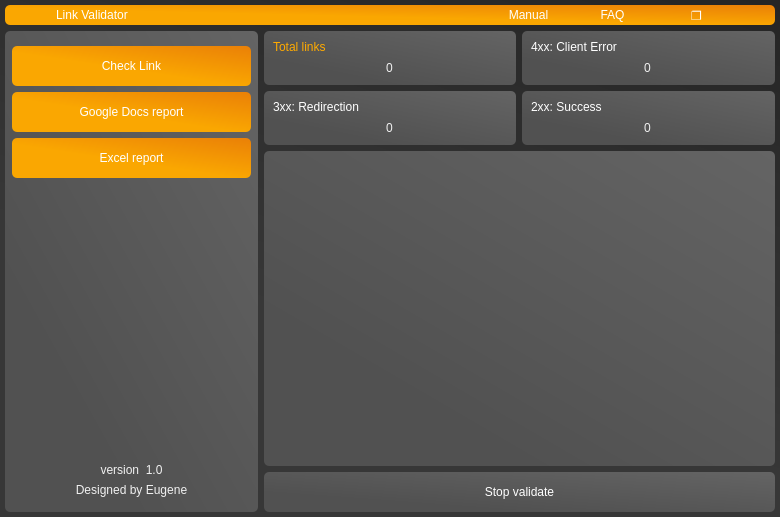
<?xml version="1.0" encoding="UTF-8"?>
<ui version="4.0">
 <class>LinkValidator</class>
 <widget class="QMainWindow" name="LinkValidator">
  <property name="geometry">
   <rect>
    <x>0</x>
    <y>0</y>
    <width>780</width>
    <height>517</height>
   </rect>
  </property>
  <property name="windowTitle">
   <string>MainWindow</string>
  </property>
  <property name="styleSheet">
   <string notr="true">background-color: qlineargradient(spread:pad, x1:0.625, y1:0.744, x2:1, y2:0, stop:0 rgba(55, 55, 55, 255), stop:1 rgba(37, 37, 37, 255));
color: rgb(240, 240, 240);
border-radius: 5%;
font: 10pt &quot;Arial&quot;;

</string>
  </property>
  <widget class="QWidget" name="centralwidget">
   <layout class="QGridLayout" name="gridLayout" rowminimumheight="0,0,0,0,40">
    <property name="leftMargin">
     <number>5</number>
    </property>
    <property name="topMargin">
     <number>5</number>
    </property>
    <property name="rightMargin">
     <number>5</number>
    </property>
    <property name="bottomMargin">
     <number>5</number>
    </property>
    <property name="horizontalSpacing">
     <number>6</number>
    </property>
    <item row="4" column="1" colspan="2">
     <widget class="QPushButton" name="stopValidateButton">
      <property name="enabled">
       <bool>false</bool>
      </property>
      <property name="sizePolicy">
       <sizepolicy hsizetype="Preferred" vsizetype="Minimum">
        <horstretch>0</horstretch>
        <verstretch>0</verstretch>
       </sizepolicy>
      </property>
      <property name="cursor">
       <cursorShape>PointingHandCursor</cursorShape>
      </property>
      <property name="styleSheet">
       <string notr="true">QPushButton {
	background-color: qlineargradient(spread:pad, x1:0.272727, y1:0.767, x2:1, y2:0, stop:0 rgba(81, 81, 81, 255), stop:1 rgba(100, 100, 100, 255));
	border-radius: 5%;
	color: rgb(255, 255, 255);
	font: 87 8pt &quot;Arial Black&quot;;
	
}

QPushButton:hover {
	background-color: qlineargradient(spread:pad, x1:0.472, y1:0.585, x2:1, y2:0, stop:0.00568182 rgba(250, 167, 1, 255), stop:1 rgba(234, 128, 7, 255));
	border-radius: 5%;
	color: rgb(255, 255, 255);
	font: 87 10pt &quot;Arial Black&quot;;
	transition: 0.3s ease;
}</string>
      </property>
      <property name="text">
       <string>Stop validate</string>
      </property>
     </widget>
    </item>
    <item row="0" column="0" colspan="3">
     <widget class="QWidget" name="Header" native="true">
      <property name="styleSheet">
       <string notr="true">background-color: qlineargradient(spread:pad, x1:0.472, y1:0.585, x2:1, y2:0, stop:0.00568182 rgba(250, 167, 1, 255), stop:1 rgba(234, 128, 7, 255));</string>
      </property>
      <layout class="QHBoxLayout" name="horizontalLayout" stretch="1,2,2,9,2,2,2,1">
       <property name="spacing">
        <number>5</number>
       </property>
       <property name="sizeConstraint">
        <enum>QLayout::SetDefaultConstraint</enum>
       </property>
       <property name="leftMargin">
        <number>0</number>
       </property>
       <property name="topMargin">
        <number>0</number>
       </property>
       <property name="rightMargin">
        <number>0</number>
       </property>
       <property name="bottomMargin">
        <number>0</number>
       </property>
       <item>
        <spacer name="horizontalSpacer">
         <property name="orientation">
          <enum>Qt::Horizontal</enum>
         </property>
         <property name="sizeHint" stdset="0">
          <size>
           <width>40</width>
           <height>20</height>
          </size>
         </property>
        </spacer>
       </item>
       <item>
        <widget class="QLabel" name="imgLogo">
         <property name="sizePolicy">
          <sizepolicy hsizetype="Maximum" vsizetype="Minimum">
           <horstretch>0</horstretch>
           <verstretch>0</verstretch>
          </sizepolicy>
         </property>
         <property name="styleSheet">
          <string notr="true">background-color: qlineargradient(spread:pad, x1:0, y1:0, x2:1, y2:0, stop:0 rgba(0, 0, 0, 0), stop:1 rgba(255, 255, 255, 0));</string>
         </property>
         <property name="text">
          <string/>
         </property>
         <property name="pixmap">
          <pixmap>image/linkvalidlogo.png</pixmap>
         </property>
        </widget>
       </item>
       <item>
        <widget class="QLabel" name="textLogo">
         <property name="sizePolicy">
          <sizepolicy hsizetype="Fixed" vsizetype="Minimum">
           <horstretch>0</horstretch>
           <verstretch>0</verstretch>
          </sizepolicy>
         </property>
         <property name="styleSheet">
          <string notr="true">background-color: qlineargradient(spread:pad, x1:0, y1:0, x2:1, y2:0, stop:0 rgba(0, 0, 0, 0), stop:1 rgba(255, 255, 255, 0));
color: rgb(255, 255, 255);
font: 87 14pt &quot;Arial Black&quot;;</string>
         </property>
         <property name="text">
          <string>Link Validator</string>
         </property>
        </widget>
       </item>
       <item>
        <spacer name="horizontalSpacer_3">
         <property name="orientation">
          <enum>Qt::Horizontal</enum>
         </property>
         <property name="sizeHint" stdset="0">
          <size>
           <width>40</width>
           <height>20</height>
          </size>
         </property>
        </spacer>
       </item>
       <item>
        <widget class="QPushButton" name="manualButton">
         <property name="sizePolicy">
          <sizepolicy hsizetype="Minimum" vsizetype="Minimum">
           <horstretch>0</horstretch>
           <verstretch>0</verstretch>
          </sizepolicy>
         </property>
         <property name="baseSize">
          <size>
           <width>0</width>
           <height>0</height>
          </size>
         </property>
         <property name="cursor">
          <cursorShape>PointingHandCursor</cursorShape>
         </property>
         <property name="styleSheet">
          <string notr="true">QPushButton {
	background-color: qlineargradient(spread:pad, x1:0, y1:0, x2:1, y2:0, stop:0 rgba(0, 0, 0, 0), stop:1 rgba(255, 255, 255, 0));
	border-radius: 5%;
	color: rgb(255, 255, 255);
	font: 87 8pt &quot;Arial Black&quot;;
	
}

QPushButton:hover {
	background-color: qlineargradient(spread:pad, x1:0.272727, y1:0.767, x2:1, y2:0, stop:0 rgba(81, 81, 81, 255), stop:1 rgba(100, 100, 100, 255));
	border-radius: 50%;
	color: rgb(255, 255, 255);
	font: 87 10pt &quot;Arial Black&quot;;
	transition: 0.3s ease;
}</string>
         </property>
         <property name="text">
          <string>  Manual  </string>
         </property>
         <property name="flat">
          <bool>false</bool>
         </property>
        </widget>
       </item>
       <item>
        <widget class="QPushButton" name="faqButton">
         <property name="sizePolicy">
          <sizepolicy hsizetype="Minimum" vsizetype="Minimum">
           <horstretch>0</horstretch>
           <verstretch>0</verstretch>
          </sizepolicy>
         </property>
         <property name="cursor">
          <cursorShape>PointingHandCursor</cursorShape>
         </property>
         <property name="styleSheet">
          <string notr="true">QPushButton {
	background-color: qlineargradient(spread:pad, x1:0, y1:0, x2:1, y2:0, stop:0 rgba(0, 0, 0, 0), stop:1 rgba(255, 255, 255, 0));
	border-radius: 5%;
	color: rgb(255, 255, 255);
	font: 87 8pt &quot;Arial Black&quot;;
	
}

QPushButton:hover {
	background-color: qlineargradient(spread:pad, x1:0.272727, y1:0.767, x2:1, y2:0, stop:0 rgba(81, 81, 81, 255), stop:1 rgba(100, 100, 100, 255));
	border-radius: 50%;
	color: rgb(255, 255, 255);
	font: 87 10pt &quot;Arial Black&quot;;
	transition: 0.3s ease;
}</string>
         </property>
         <property name="text">
          <string>FAQ</string>
         </property>
        </widget>
       </item>
       <item>
        <widget class="QPushButton" name="copyButton">
         <property name="sizePolicy">
          <sizepolicy hsizetype="Minimum" vsizetype="Minimum">
           <horstretch>0</horstretch>
           <verstretch>0</verstretch>
          </sizepolicy>
         </property>
         <property name="cursor">
          <cursorShape>PointingHandCursor</cursorShape>
         </property>
         <property name="styleSheet">
          <string notr="true">QPushButton {
	background-color: qlineargradient(spread:pad, x1:0, y1:0, x2:1, y2:0, stop:0 rgba(0, 0, 0, 0), stop:1 rgba(255, 255, 255, 0));
	border-radius: 5%;
	color: rgb(255, 255, 255);
	font: 87 20pt &quot;Arial Black&quot;;
	
}

QPushButton:hover {
	background-color: qlineargradient(spread:pad, x1:0.272727, y1:0.767, x2:1, y2:0, stop:0 rgba(81, 81, 81, 255), stop:1 rgba(100, 100, 100, 255));
	border-radius: 50%;
	color: rgb(255, 170, 0);
	font: 87 24pt &quot;Arial Black&quot;;
	transition: 0.3s ease;
}</string>
         </property>
         <property name="text">
          <string>❐</string>
         </property>
        </widget>
       </item>
       <item>
        <spacer name="horizontalSpacer_7">
         <property name="orientation">
          <enum>Qt::Horizontal</enum>
         </property>
         <property name="sizeHint" stdset="0">
          <size>
           <width>40</width>
           <height>20</height>
          </size>
         </property>
        </spacer>
       </item>
      </layout>
      <zorder>textLogo</zorder>
      <zorder>manualButton</zorder>
      <zorder>faqButton</zorder>
      <zorder>horizontalSpacer</zorder>
      <zorder>horizontalSpacer_3</zorder>
      <zorder>horizontalSpacer_7</zorder>
      <zorder>imgLogo</zorder>
      <zorder>copyButton</zorder>
     </widget>
    </item>
    <item row="2" column="2">
     <widget class="QWidget" name="Success" native="true">
      <property name="styleSheet">
       <string notr="true">background-color: qlineargradient(spread:pad, x1:0.272727, y1:0.767, x2:1, y2:0, stop:0 rgba(81, 81, 81, 255), stop:1 rgba(100, 100, 100, 255));
border-radius: 5%;</string>
      </property>
      <layout class="QVBoxLayout" name="verticalLayout_6">
       <item>
        <widget class="QLabel" name="successLinks">
         <property name="sizePolicy">
          <sizepolicy hsizetype="Preferred" vsizetype="Minimum">
           <horstretch>0</horstretch>
           <verstretch>0</verstretch>
          </sizepolicy>
         </property>
         <property name="styleSheet">
          <string notr="true">background-color: qlineargradient(spread:pad, x1:0, y1:0, x2:1, y2:0, stop:0 rgba(0, 0, 0, 0), stop:1 rgba(255, 255, 255, 0));
color: rgb(255, 255, 255);
font: 87 10pt &quot;Arial Black&quot;;</string>
         </property>
         <property name="text">
          <string>2xx: Success</string>
         </property>
        </widget>
       </item>
       <item>
        <widget class="QLineEdit" name="successEdit">
         <property name="sizePolicy">
          <sizepolicy hsizetype="Preferred" vsizetype="Preferred">
           <horstretch>0</horstretch>
           <verstretch>0</verstretch>
          </sizepolicy>
         </property>
         <property name="styleSheet">
          <string notr="true">background-color: qlineargradient(spread:pad, x1:0, y1:0, x2:1, y2:0, stop:0 rgba(0, 0, 0, 0), stop:1 rgba(255, 255, 255, 0));
font: 87 16pt &quot;Arial Black&quot;;
border-radius: 5%;</string>
         </property>
         <property name="text">
          <string>0</string>
         </property>
         <property name="alignment">
          <set>Qt::AlignCenter</set>
         </property>
        </widget>
       </item>
      </layout>
     </widget>
    </item>
    <item row="2" column="1">
     <widget class="QWidget" name="Reidrect" native="true">
      <property name="styleSheet">
       <string notr="true">background-color: qlineargradient(spread:pad, x1:0.272727, y1:0.767, x2:1, y2:0, stop:0 rgba(81, 81, 81, 255), stop:1 rgba(100, 100, 100, 255));
border-radius: 5%;</string>
      </property>
      <layout class="QVBoxLayout" name="verticalLayout_4">
       <item>
        <widget class="QLabel" name="redirectLinks">
         <property name="sizePolicy">
          <sizepolicy hsizetype="Preferred" vsizetype="Minimum">
           <horstretch>0</horstretch>
           <verstretch>0</verstretch>
          </sizepolicy>
         </property>
         <property name="styleSheet">
          <string notr="true">background-color: qlineargradient(spread:pad, x1:0, y1:0, x2:1, y2:0, stop:0 rgba(0, 0, 0, 0), stop:1 rgba(255, 255, 255, 0));
color: rgb(255, 255, 255);
font: 87 10pt &quot;Arial Black&quot;;</string>
         </property>
         <property name="text">
          <string>3xx: Redirection</string>
         </property>
        </widget>
       </item>
       <item>
        <widget class="QLineEdit" name="redirectEdit">
         <property name="sizePolicy">
          <sizepolicy hsizetype="Preferred" vsizetype="Preferred">
           <horstretch>0</horstretch>
           <verstretch>0</verstretch>
          </sizepolicy>
         </property>
         <property name="styleSheet">
          <string notr="true">background-color: qlineargradient(spread:pad, x1:0, y1:0, x2:1, y2:0, stop:0 rgba(0, 0, 0, 0), stop:1 rgba(255, 255, 255, 0));
font: 87 16pt &quot;Arial Black&quot;;
border-radius: 5%;</string>
         </property>
         <property name="text">
          <string>0</string>
         </property>
         <property name="alignment">
          <set>Qt::AlignCenter</set>
         </property>
        </widget>
       </item>
      </layout>
     </widget>
    </item>
    <item row="1" column="2">
     <widget class="QWidget" name="Error" native="true">
      <property name="styleSheet">
       <string notr="true">background-color: qlineargradient(spread:pad, x1:0.272727, y1:0.767, x2:1, y2:0, stop:0 rgba(81, 81, 81, 255), stop:1 rgba(100, 100, 100, 255));
border-radius: 5%;</string>
      </property>
      <layout class="QVBoxLayout" name="verticalLayout_2">
       <item>
        <widget class="QLabel" name="errorLinks">
         <property name="styleSheet">
          <string notr="true">background-color: qlineargradient(spread:pad, x1:0, y1:0, x2:1, y2:0, stop:0 rgba(0, 0, 0, 0), stop:1 rgba(255, 255, 255, 0));
color: rgb(255, 255, 255);
font: 87 10pt &quot;Arial Black&quot;;</string>
         </property>
         <property name="text">
          <string>4xx: Client Error</string>
         </property>
        </widget>
       </item>
       <item>
        <widget class="QLineEdit" name="errorEdit">
         <property name="sizePolicy">
          <sizepolicy hsizetype="Preferred" vsizetype="Preferred">
           <horstretch>0</horstretch>
           <verstretch>0</verstretch>
          </sizepolicy>
         </property>
         <property name="styleSheet">
          <string notr="true">background-color: qlineargradient(spread:pad, x1:0, y1:0, x2:1, y2:0, stop:0 rgba(0, 0, 0, 0), stop:1 rgba(255, 255, 255, 0));
font: 87 16pt &quot;Arial Black&quot;;
border-radius: 5%;</string>
         </property>
         <property name="text">
          <string>0</string>
         </property>
         <property name="alignment">
          <set>Qt::AlignCenter</set>
         </property>
        </widget>
       </item>
      </layout>
     </widget>
    </item>
    <item row="1" column="1">
     <widget class="QWidget" name="Total" native="true">
      <property name="styleSheet">
       <string notr="true">background-color: qlineargradient(spread:pad, x1:0.272727, y1:0.767, x2:1, y2:0, stop:0 rgba(81, 81, 81, 255), stop:1 rgba(100, 100, 100, 255));
border-radius: 5%;</string>
      </property>
      <layout class="QVBoxLayout" name="verticalLayout_5">
       <item>
        <widget class="QLabel" name="totalLinks">
         <property name="styleSheet">
          <string notr="true">background-color: qlineargradient(spread:pad, x1:0, y1:0, x2:1, y2:0, stop:0 rgba(0, 0, 0, 0), stop:1 rgba(255, 255, 255, 0));
color: rgb(255, 170, 0);
font: 87 10pt &quot;Arial Black&quot;;</string>
         </property>
         <property name="text">
          <string>Total links</string>
         </property>
        </widget>
       </item>
       <item>
        <widget class="QLineEdit" name="totalEdit">
         <property name="sizePolicy">
          <sizepolicy hsizetype="Preferred" vsizetype="Preferred">
           <horstretch>0</horstretch>
           <verstretch>0</verstretch>
          </sizepolicy>
         </property>
         <property name="styleSheet">
          <string notr="true">background-color: qlineargradient(spread:pad, x1:0, y1:0, x2:1, y2:0, stop:0 rgba(0, 0, 0, 0), stop:1 rgba(255, 255, 255, 0));
font: 87 16pt &quot;Arial Black&quot;;
border-radius: 5%;</string>
         </property>
         <property name="text">
          <string>0</string>
         </property>
         <property name="alignment">
          <set>Qt::AlignCenter</set>
         </property>
        </widget>
       </item>
      </layout>
     </widget>
    </item>
    <item row="1" column="0" rowspan="4">
     <widget class="QWidget" name="Sidebar" native="true">
      <property name="styleSheet">
       <string notr="true">background-color: qlineargradient(spread:pad, x1:0.272727, y1:0.767, x2:1, y2:0, stop:0 rgba(81, 81, 81, 255), stop:1 rgba(100, 100, 100, 255));
border-radius: 5%;</string>
      </property>
      <layout class="QVBoxLayout" name="verticalLayout" stretch="2,2,2,14,0,1">
       <property name="leftMargin">
        <number>7</number>
       </property>
       <property name="topMargin">
        <number>15</number>
       </property>
       <property name="rightMargin">
        <number>7</number>
       </property>
       <property name="bottomMargin">
        <number>15</number>
       </property>
       <item>
        <widget class="QPushButton" name="checkLinkButton">
         <property name="sizePolicy">
          <sizepolicy hsizetype="Minimum" vsizetype="Minimum">
           <horstretch>0</horstretch>
           <verstretch>0</verstretch>
          </sizepolicy>
         </property>
         <property name="cursor">
          <cursorShape>PointingHandCursor</cursorShape>
         </property>
         <property name="styleSheet">
          <string notr="true">QPushButton {
	background-color: qlineargradient(spread:pad, x1:0.472, y1:0.585, x2:1, y2:0, stop:0.00568182 rgba(250, 167, 1, 255), stop:1 rgba(234, 128, 7, 255));
	border-radius: 5%;
	color: rgb(255, 255, 255);
	font: 87 9pt &quot;Arial Black&quot;;
}

QPushButton:hover {
	background-color: qlineargradient(spread:pad, x1:0.329545, y1:0.739, x2:1, y2:0, stop:0 rgba(255, 216, 57, 255), stop:1 rgba(255, 173, 0, 255));
	border-radius: 5%;
	color: rgb(255, 255, 255);
	font: 87 10pt &quot;Arial Black&quot;;
	transition: 0.3s ease;
}</string>
         </property>
         <property name="text">
          <string>Check Link</string>
         </property>
        </widget>
       </item>
       <item>
        <widget class="QPushButton" name="gDocsButton">
         <property name="sizePolicy">
          <sizepolicy hsizetype="Minimum" vsizetype="Minimum">
           <horstretch>0</horstretch>
           <verstretch>0</verstretch>
          </sizepolicy>
         </property>
         <property name="cursor">
          <cursorShape>PointingHandCursor</cursorShape>
         </property>
         <property name="styleSheet">
          <string notr="true">QPushButton {
	background-color: qlineargradient(spread:pad, x1:0.472, y1:0.585, x2:1, y2:0, stop:0.00568182 rgba(250, 167, 1, 255), stop:1 rgba(234, 128, 7, 255));
	border-radius: 5%;
	color: rgb(255, 255, 255);
	font: 87 9pt &quot;Arial Black&quot;;
}

QPushButton:hover {
	background-color: qlineargradient(spread:pad, x1:0.329545, y1:0.739, x2:1, y2:0, stop:0 rgba(255, 216, 57, 255), stop:1 rgba(255, 173, 0, 255));
	border-radius: 5%;
	color: rgb(255, 255, 255);
	font: 87 10pt &quot;Arial Black&quot;;
	transition: 0.3s ease;
}</string>
         </property>
         <property name="text">
          <string>Google Docs report</string>
         </property>
        </widget>
       </item>
       <item>
        <widget class="QPushButton" name="excelButton">
         <property name="sizePolicy">
          <sizepolicy hsizetype="Minimum" vsizetype="Minimum">
           <horstretch>0</horstretch>
           <verstretch>0</verstretch>
          </sizepolicy>
         </property>
         <property name="cursor">
          <cursorShape>PointingHandCursor</cursorShape>
         </property>
         <property name="styleSheet">
          <string notr="true">QPushButton {
	background-color: qlineargradient(spread:pad, x1:0.472, y1:0.585, x2:1, y2:0, stop:0.00568182 rgba(250, 167, 1, 255), stop:1 rgba(234, 128, 7, 255));
	border-radius: 5%;
	color: rgb(255, 255, 255);
	font: 87 9pt &quot;Arial Black&quot;;
}

QPushButton:hover {
	background-color: qlineargradient(spread:pad, x1:0.329545, y1:0.739, x2:1, y2:0, stop:0 rgba(255, 216, 57, 255), stop:1 rgba(255, 173, 0, 255));
	border-radius: 5%;
	color: rgb(255, 255, 255);
	font: 87 10pt &quot;Arial Black&quot;;
	transition: 0.3s ease;
}</string>
         </property>
         <property name="text">
          <string>Excel report</string>
         </property>
        </widget>
       </item>
       <item>
        <spacer name="verticalSpacer">
         <property name="orientation">
          <enum>Qt::Vertical</enum>
         </property>
         <property name="sizeHint" stdset="0">
          <size>
           <width>20</width>
           <height>40</height>
          </size>
         </property>
        </spacer>
       </item>
       <item>
        <widget class="QPushButton" name="pushButton">
         <property name="styleSheet">
          <string notr="true">background-color: qlineargradient(spread:pad, x1:0, y1:0, x2:1, y2:0, stop:0 rgba(0, 0, 0, 0), stop:1 rgba(255, 255, 255, 0));
border-radius: 5%;
font: 10pt &quot;Ink Free&quot;;</string>
         </property>
         <property name="text">
          <string>version  1.0</string>
         </property>
        </widget>
       </item>
       <item>
        <widget class="QPushButton" name="designButton">
         <property name="cursor">
          <cursorShape>PointingHandCursor</cursorShape>
         </property>
         <property name="styleSheet">
          <string notr="true">QPushButton {
	background-color: qlineargradient(spread:pad, x1:0, y1:0, x2:1, y2:0, stop:0 rgba(0, 0, 0, 0), stop:1 rgba(255, 255, 255, 0));
	color: rgb(240, 240, 240);
	font: 12pt &quot;Ink Free&quot;;
	border-radius: 5%;
}

QPushButton:hover {
	color: rgb(255, 170, 0);
}</string>
         </property>
         <property name="text">
          <string>Designed by Eugene</string>
         </property>
        </widget>
       </item>
      </layout>
     </widget>
    </item>
    <item row="3" column="1" colspan="2">
     <widget class="QPlainTextEdit" name="logMonitor">
      <property name="styleSheet">
       <string notr="true">background-color: qlineargradient(spread:pad, x1:0.272727, y1:0.767, x2:1, y2:0, stop:0 rgba(81, 81, 81, 255), stop:1 rgba(100, 100, 100, 255));
border-radius: 5%;
color: rgb(255, 255, 255);</string>
      </property>
     </widget>
    </item>
   </layout>
  </widget>
 </widget>
 <resources/>
 <connections/>
</ui>
